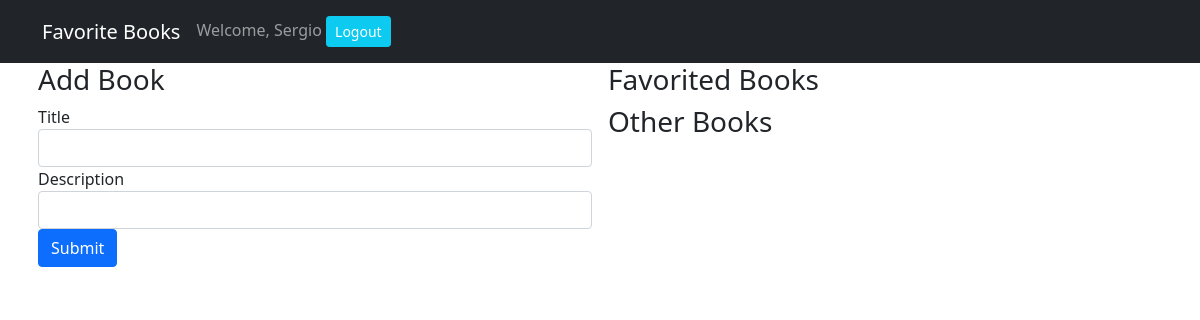
/books (signed in), run on an earlier commit of the app's database.
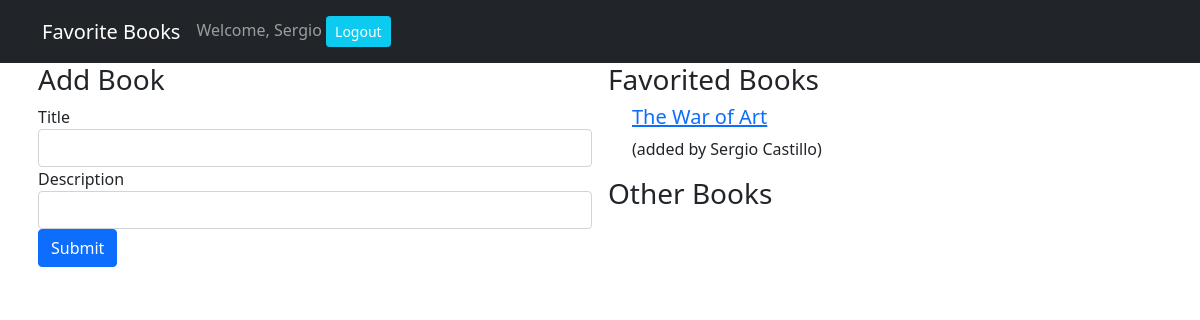
And on a later commit of the database.
### fav_books_app/models.py (models this page shows, shortened)
class Book(models.Model):
    title = models.CharField(max_length=255)
    description = models.CharField(max_length=255)
    creator = models.ForeignKey(User, related_name="has_created_books", on_delete=models.CASCADE)
    favorited_by = models.ManyToManyField(User, related_name="favorited_books")
    created_at = models.DateTimeField(auto_now_add=True)
    updated_at = models.DateTimeField(auto_now=True)
    objects = BookManager()

class User(models.Model):
    first_name = models.CharField(max_length=255)
    last_name = models.CharField(max_length=255)
    email = models.EmailField(max_length=255)
    password = models.CharField(max_length=255)
    created_at = models.DateTimeField(auto_now_add=True)
    updated_at = models.DateTimeField(auto_now=True)
    objects = UserManager()

### fav_books_app/views.py (the view)
# urls.py: path('books', views.show_all),
def show_all(request):
    if "user_id" not in request.session:
        return redirect('/')
    else:
        context = {
            'all_books': Book.objects.all(),
            'this_user': User.objects.get(id=request.session['user_id'])
        }
        return render(request, 'show_all.html', context)

### fav_books_app/templates/show_all.html (shortened to what this page needs)
<!DOCTYPE html>
<html lang="en">
<head>
    <link href="https://cdn.jsdelivr.net/npm/bootstrap@5.1.1/dist/css/bootstrap.min.css" rel="stylesheet">
</head>
<body>
    <nav class="navbar navbar-expand-lg navbar-dark bg-dark">
        <div class="container">
            <a class="navbar-brand" href="#">Favorite Books</a>
            <div class="collapse navbar-collapse" id="navbarText">
                <span class="navbar-text">
                    Welcome, {{request.session.greeting}} </a> <a href="/logout" role="button"
                        class="btn btn-sm btn-info ml-2 text-white">Logout</a>
                </span>
            </div>
        </div>
    </nav>
    <div class="container">
        <div class="row">
            <div class="col-6 px-2">
                <h3>Add Book</h3>
                <form action="/books/create" method="POST">
                    <div class="form-group">
                        <label for="title">Title</label>
                        <input type="text" class="form-control" name="title">
                    </div>
                    <div class="form-group">
                        <label for="description">Description</label>
                        <input type="text" class="form-control" name="description">
                    </div>
                    <button type="submit" class="btn btn-primary">Submit</button>
                </form>
            </div>
            <div class="col-6 px-2">
                <h3>Favorited Books</h3>
                {% for book in all_books %}
                {% if this_user in book.favorited_by.all %}
                <div class="container">
                    <h5><a href="/books/{{book.id}}">{{book.title}}</a></h5>
                    <p>(added by {{book.creator.first_name}} {{book.creator.last_name}})</p>
                </div>
                {% endif %}
                {% endfor %}
                <h3>Other Books</h3>
            </div>
        </div>
    </div>
</body>
</html>

What changed in the data, as far as the page shows it:
added Book: title "The War of Art", creator.first_name "Sergio", creator.last_name "Castillo"
